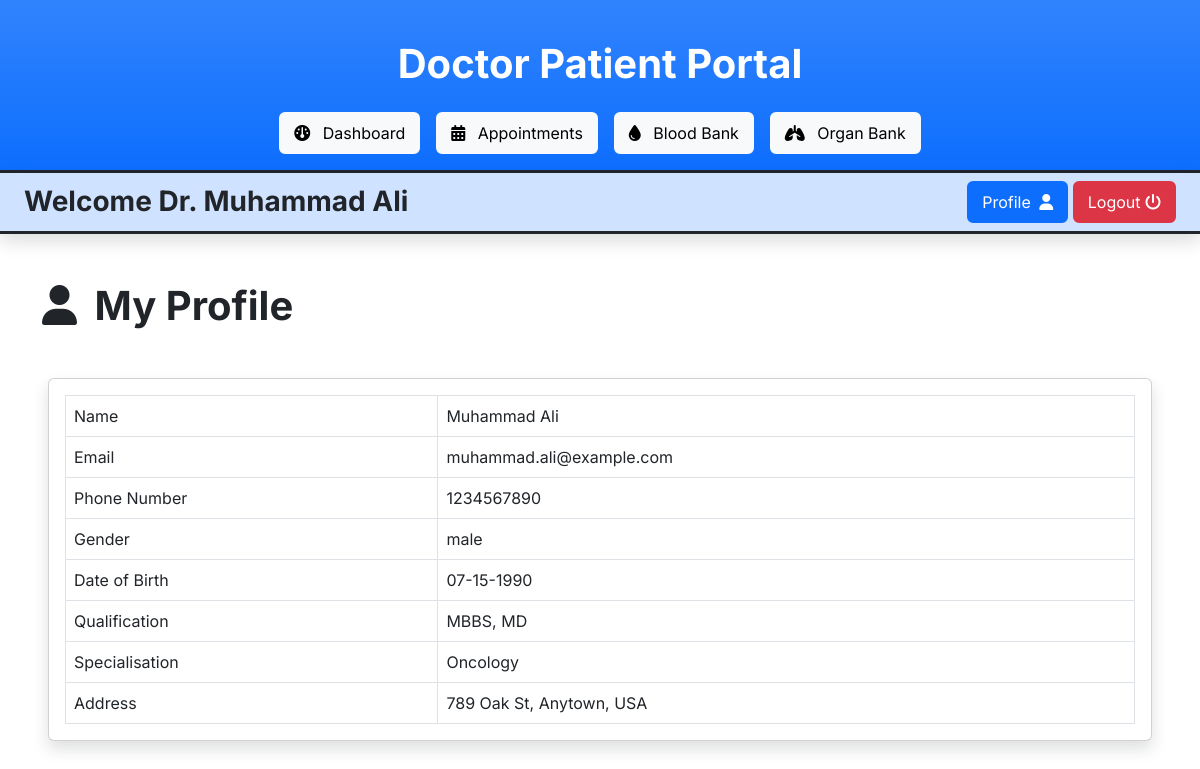
The page /doctor/profile.php (signed in) on the database its author committed.
### tables this page shows
CREATE TABLE `doctors` (
  `doctor_id` int(11) NOT NULL,
  `first_name` varchar(255) NOT NULL,
  `last_name` varchar(255) NOT NULL,
  `email` varchar(255) NOT NULL,
  `password` varchar(255) NOT NULL,
  `gender` varchar(255) NOT NULL,
  `dob` date NOT NULL,
  `phone` varchar(255) NOT NULL,
  `address` varchar(255) NOT NULL,
  `qualification` varchar(255) NOT NULL,
  `specialisation` varchar(255) NOT NULL,
  `dt` datetime NOT NULL DEFAULT current_timestamp()
);

### doctor/profile.php (the view, shortened to what this page needs)
<?php include("includes/header.php") ?>
<div class="container my-5">
    <h1><i class="fa-solid fa-user me-2"></i> My Profile</h1>
</div>
<div class="card shadow mb-4 mx-5">
    <div class="card-body">
        <div class="table-responsive">
            <table class="table table-bordered py-2 mb-0">
                <tbody>
                    <tr>
                        <td>Name</td>
                        <td><?php echo $row["first_name"] . " " . $row["last_name"] ?></td>
                    </tr>
                    <tr>
                        <td>Email</td>
                        <td><?php echo $row["email"] ?></td>
                    </tr>
                    <tr>
                        <td>Phone Number</td>
                        <td><?php echo $row["phone"] ?></td>
                    </tr>
                    <tr>
                        <td>Gender</td>
                        <td><?php echo $row["gender"] ?></td>
                    </tr>
                    <tr>
                        <td>Date of Birth</td>
                        <td><?php echo date("m-d-Y", strtotime($row["dob"])) ?></td>
                    </tr>
                    <tr>
                        <td>Qualification</td>
                        <td><?php echo $row["qualification"] ?></td>
                    </tr>
                    <tr>
                        <td>Specialisation</td>
                        <td><?php echo $row["specialisation"] ?></td>
                    </tr>
                    <tr>
                        <td>Address</td>
                        <td><?php echo $row["address"] ?></td>
                    </tr>
                </tbody>
            </table>
        </div>
    </div>
</div>
<?php include("includes/footer.php") ?>

### doctor/includes/header.php (shortened to what this page needs)
<?php
include("../connection.php");
$doctor_id = $_SESSION["doctor_id"];
$query = mysqli_query($con, "SELECT * FROM doctors WHERE doctor_id = '$doctor_id'");
$row = mysqli_fetch_assoc($query);
?>
<!DOCTYPE html>
<html lang="en">
<head>
    <link rel="stylesheet" href="../vendor/bootstrap/bootstrap.min.css">
    <link rel="stylesheet" href="../vendor/fontawesome/css/all.min.css">
    <link rel="stylesheet" href="../vendor/datatables/dataTables.bootstrap5.min.css">
    <link rel="stylesheet" href="../admin-panel.css">
</head>
<body>
    <header class="text-center border-bottom border-3 border-dark bg-primary bg-gradient text-white py-3">
        <h1 class="my-4">Doctor Patient Portal</h1>
        <ul class="nav d-flex justify-content-center gap-3">
            <li><a class="btn btn-light" href="./"><i class="fa-solid fa-dashboard me-2"></i> Dashboard</a></li>
            <li><a class="btn btn-light" href="appointments"><i class="fa-solid fa-calendar-days me-2"></i>
                    Appointments</a>
            </li>
            <li><a class="btn btn-light" href="blood-bank"><i class="fa-solid fa-droplet me-2"></i>
                    Blood Bank</a>
            </li>
            <li><a class="btn btn-light" href="organ-bank"><i class="fa-solid fa-lungs me-2"></i>
                    Organ Bank</a>
            </li>
        </ul>
    </header>
    <div class="bg-primary-subtle py-2 px-4 d-flex justify-content-between align-items-center border-bottom border-3 border-dark shadow">
        <h3 class="m-0">Welcome Dr. <?php echo $row["first_name"] . " " . $row["last_name"] ?></h3>
        <div>
            <a href="profile" class="btn btn-primary">Profile <i class="fa-solid fa-user ms-1"></i></a>
            <a href="#logoutModal" data-bs-toggle="modal" class="btn btn-danger">Logout <i class="fa-solid fa-power-off"></i></a>
        </div>
    </div>

### admin-panel.css (style rules this page uses)
body { font-family: 'Inter', sans-serif; }
h1, h2, h3, h4, h5, h6 { font-weight: 700; }

### rows shown on the page
doctors: first_name "Muhammad", last_name "Ali", email "muhammad.ali@example.com", phone "1234567890", gender "male", dob "07-15-1990", qualification "MBBS, MD", specialisation "Oncology", address "789 Oak St, Anytown, USA"
